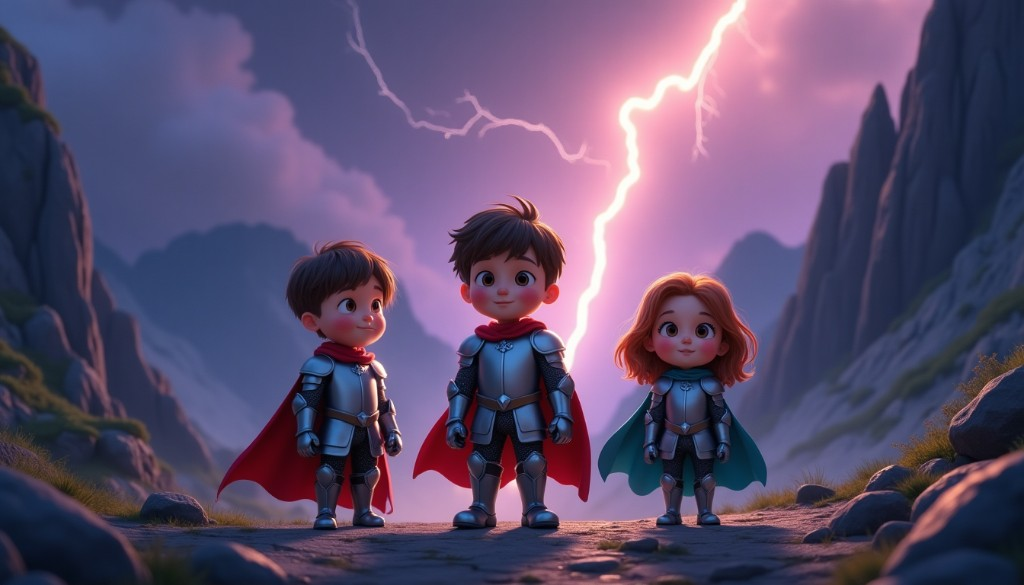
#> input picture quest-family-illustrations/assets/stories/dragon-knight-rescue/scenes/scene1_stormy_peaks.png, 1024 x 585 px
$ python -i compositor.py   (imports and definitions only)
#> lines starting #> are read from the running program, lines starting #| are printed output that depends on the picture
#> further down, picture is the input picture: PIL image 1024x585 RGB; mean R, G, B 92.9, 77.8, 109.4
"""
Quest Family compositor: composite sprite-sheet poses onto backgrounds.

Takes a background PNG and character placement configs (each with their own
sprite sheet path), outputs a composited scene PNG.

Multi-sprite-sheet format: each character in the config specifies its own
sprite_sheet path, allowing different characters with different faces.
"""

from __future__ import annotations

import argparse
import json
import sys
from pathlib import Path

from PIL import Image, ImageFilter

NUM_POSES = 5
# Alpha masking transition band (feathered edges)
WHITE_LOW = 220
WHITE_HIGH = 245
ALPHA_BLUR_RADIUS = 1  # Very slight blur for anti-aliasing
# Shadow settings
SHADOW_OFFSET = (4, 6)
SHADOW_BLUR_RADIUS = 8
SHADOW_OPACITY = 0.35  # Fixed 30-40% opacity
# Ground alignment
FEET_ALPHA_THRESHOLD = 10  # Minimum alpha to consider a pixel "opaque"


# [12 lines left out: function _crop_poses, not called in this run]


def _remove_white_background(img: Image.Image) -> Image.Image:
    """
    Make near-white pixels transparent with feathered/anti-aliased edges.
    Uses a transition band for smooth alpha falloff. Returns RGBA.
    """
    rgb = img.convert("RGB")
    rgba = img.convert("RGBA")
    data = list(rgba.getdata())
#> data = 599040 items
    out = []

    for (r, g, b), (_, _, _, orig_a) in zip(rgb.getdata(), data):
        # Use max(R,G,B) as luminance-like value
        L = max(r, g, b)

        if L >= WHITE_HIGH:
            # Fully transparent
            out.append((r, g, b, 0))
        elif L <= WHITE_LOW:
            # Keep original alpha
            out.append((r, g, b, orig_a))
        else:
            # Transition band: linear falloff
            falloff = (WHITE_HIGH - L) / (WHITE_HIGH - WHITE_LOW)
            new_alpha = int(orig_a * falloff)
            out.append((r, g, b, new_alpha))
#> this loop made 599040 passes
#> (r, g, b, L) on passes 1 to 3: (68, 89, 142, 142), (68, 89, 142, 142), (68, 89, 142, 142)
#> after the loop, out = 599040 items

    rgba.putdata(out)
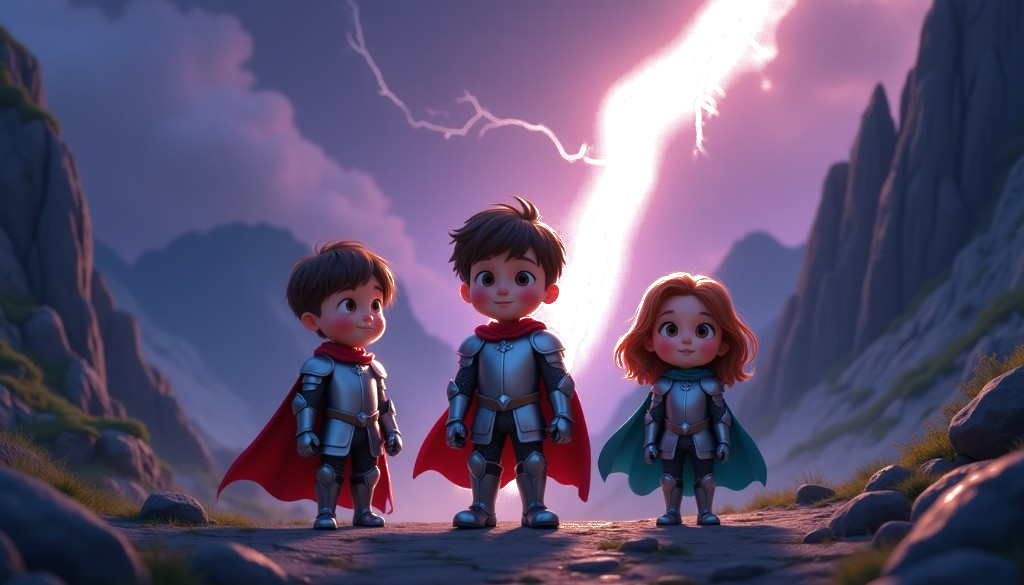
#> rgba: PIL image 1024x585 RGBA; mean R, G, B, A 92.9, 77.8, 109.4, 242.8; transparent parts drawn white

    # Apply very slight blur to alpha channel only for anti-aliasing
    if ALPHA_BLUR_RADIUS > 0:
        alpha_channel = rgba.split()[3]
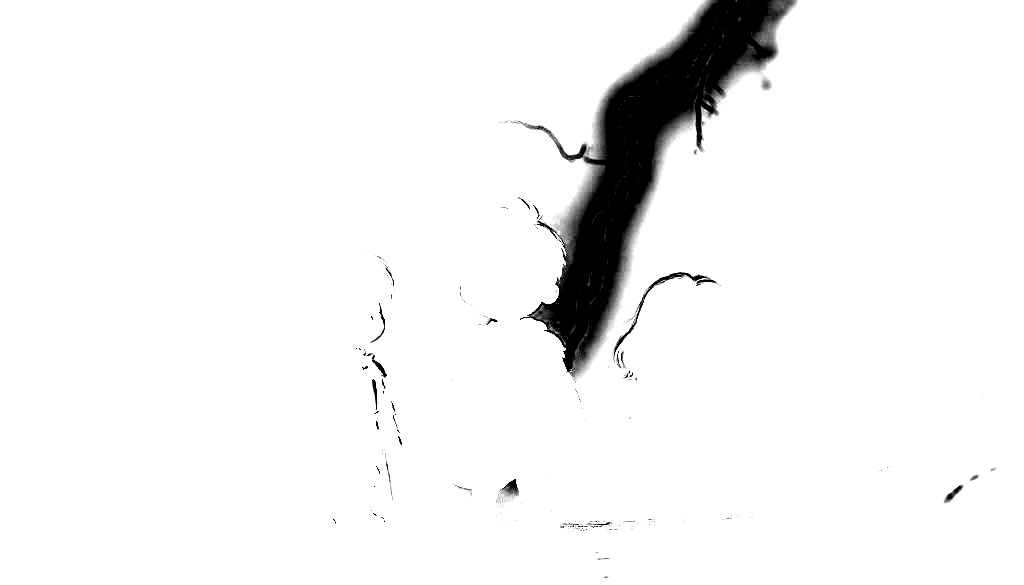
#> alpha_channel: PIL image 1024x585 L; min 0, max 255, mean 242.8
        alpha_blurred = alpha_channel.filter(ImageFilter.GaussianBlur(radius=ALPHA_BLUR_RADIUS))
        # Recombine RGB with blurred alpha
        rgb_channels = rgba.split()[:3]
        rgba = Image.merge("RGBA", (*rgb_channels, alpha_blurred))

    return rgba


# [396 lines left out: functions _lowest_opaque_row, _resize_pose, _sample_shadow_color, _shadow_from_alpha, _composite_one, _validate_config and 3 more, not called in this run]


# [2 lines not run here, left out]

>>> from PIL import Image
>>> picture = Image.open('../../assets/stories/dragon-knight-rescue/scenes/scene1_stormy_peaks.png')
>>> result = _remove_white_background(picture)
